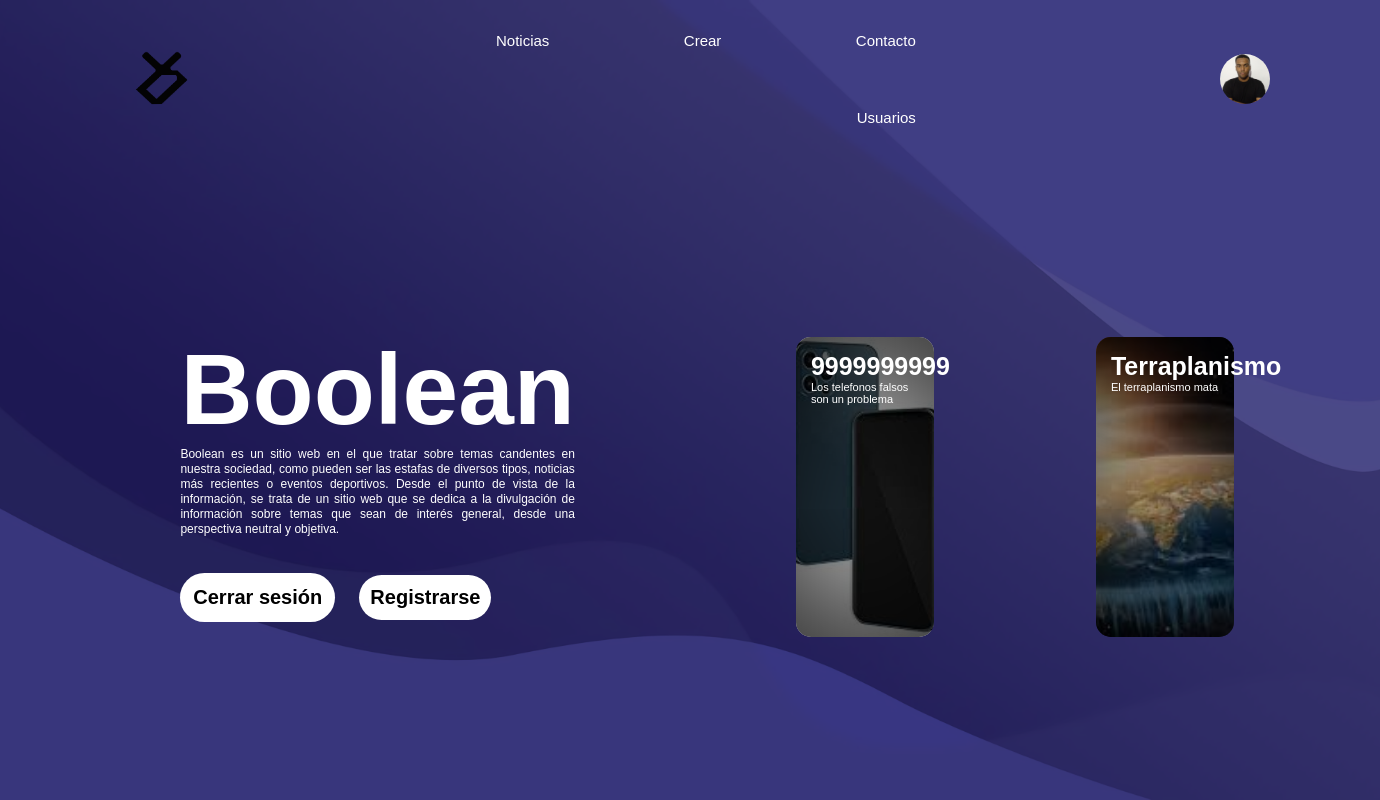
The page /Usuario/index.php (signed in) on the database as committed earlier.
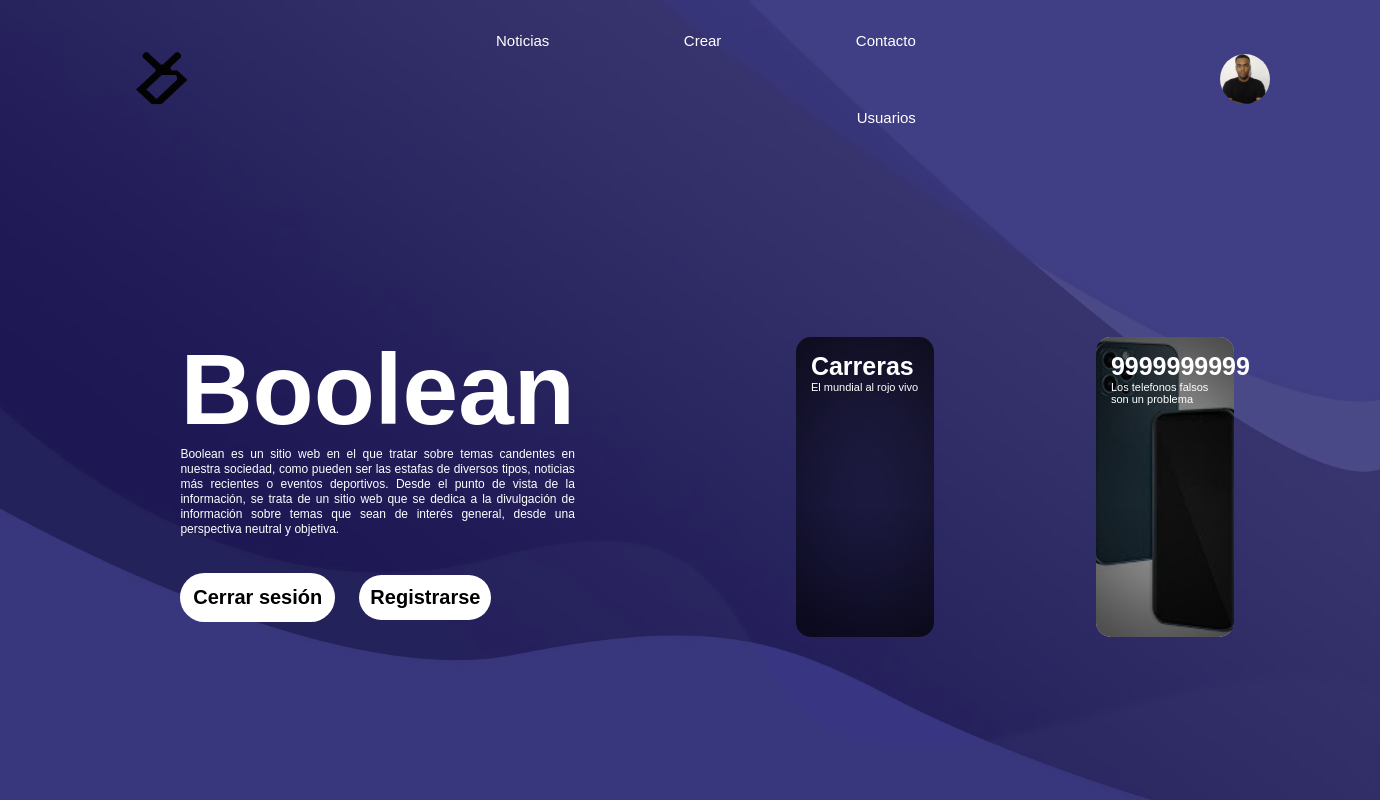
The same page on the database as committed later.
### tables this page shows
CREATE TABLE `noticia` (
  `id` int(11) NOT NULL,
  `id_user` int(11) NOT NULL,
  `titulo` varchar(30) NOT NULL,
  `descripcion` varchar(500) NOT NULL,
  `contenido` text NOT NULL,
  `imagen` varchar(200) NOT NULL
);

### Usuario/index.php (the view, shortened to what this page needs)
<?php
require("../Datos/conexion.php");
$email = '';
if (isset($_SESSION['email'])) {
    $email = $_SESSION['email'];
    $sql_user = "SELECT * FROM usuario WHERE email = '$email'";
    $resultado_user = mysqli_query($conexion, $sql_user) or die(mysqli_error($conexion));
    $row_user = mysqli_fetch_array($resultado_user);
} else {
    $email = '';
    $psw = '';
    $row_user['estado'] = '';
}
$sql = "SELECT * FROM noticia INNER JOIN usuario ON id_usuario = id_user AND ban = 'No' ORDER BY id DESC LIMIT 2";
$resultado = mysqli_query($conexion, $sql);
?>
<html>
<head>
    <link rel="stylesheet" type="text/css" href="estilos.css" title="style" />
</head>
<body>
    <div class="contenedor">
        <div id="nav-row">
            <div class="navegacion">
                <a href="./index.php"><img src="./imagenes/LogoDani-02.png" class="logo" /></a>
                <nav>
                    <ul>
                        <li class="barra" id="barra1">
                            <a href="./noticias.php" class="decBarra">Noticias</a>
                        </li>
                        <li class="barra" id="barra2">
                            <a href="./crearNoticia.php" class="decBarra">Crear</a>
                        </li>
                        <li class="barra" id="barra3">
                            <a href="./contacto.php" class="decBarra">Contacto</a>
                        </li>
                        <?php
                        if ($email != '') {
                            if ($row_user['estado'] == 'admin') {
                        ?>
                                <li class="barra" id="barra4">
                                    <a href="./usuarios.php" class="decBarra">Usuarios</a>
                                </li>
                        <?php }
                        } ?>
                    </ul>
                </nav>
            </div>
            <div class="identificacion">
                <?php if ($email != '') { ?>
                    <a href = "./perfil.php"><img src="./imagenes/<?php echo $row_user['foto']; ?>" id="imgId" heigth = "50px" width = "50px"/></a>
                <?php } ?>
            </div>
        </div>
        <main>
            <div class="columna">
                <h1 id="boolean">Boolean</h1>
                <p id="parrafo1">
                    Boolean es un sitio web en el que tratar sobre temas candentes en nuestra sociedad,
                    como pueden ser las estafas de diversos tipos, noticias más recientes o eventos deportivos. Desde el punto de vista de la
                    información, se trata de un sitio web que se dedica a la divulgación de información
                    sobre temas que sean de interés general, desde una perspectiva neutral y objetiva.
                </p>
                <br><br>
                <div id="botones">
                    <div class="btnLogin">
                        <?php if ($email != '') { ?>
                            <a href="../Logica/controladorCerrar.php" class="boton">Cerrar sesión</a>
                        <?php } else { ?>
                            <a href="./login.php" class="boton">Iniciar sesión</a>
                        <?php } ?>
                    </div>
                    <div class="btnReg">
                        <a href="./registro.php" class="boton">Registrarse</a>
                    </div>
                </div>
            </div>
            <div class="columna" id="noticias">
                <div class="arreglo">
                    <?php
                    if ($resultado) {
                        while ($fila = mysqli_fetch_array($resultado)) {
                    ?>
                            <a href="./articulo.php?id=<?php echo $fila['id'] ?>">
                                <div class="wrapper" style="background-image: url('Resources/Noticias/<?php echo ($fila['titulo']) ?>/<?php echo ($fila['imagen']) ?>')">
                                    <h5><?php echo ($fila['titulo']) ?></h5>
                                    <p>
                                        <?php echo ($fila['descripcion']) ?>
                                    </p>
                                </div>
                            </a>
                    <?php
                        }
                    }
                    ?>
                </div>
            </div>
    </div>
</body>
</html>

Rows that differ between the two databases and show on the page:
no longer on this page (row unchanged): noticia: titulo "Terraplanismo", descripcion "El terraplanismo mata"
added noticia: titulo "Carreras", descripcion "El mundial al rojo vivo"
